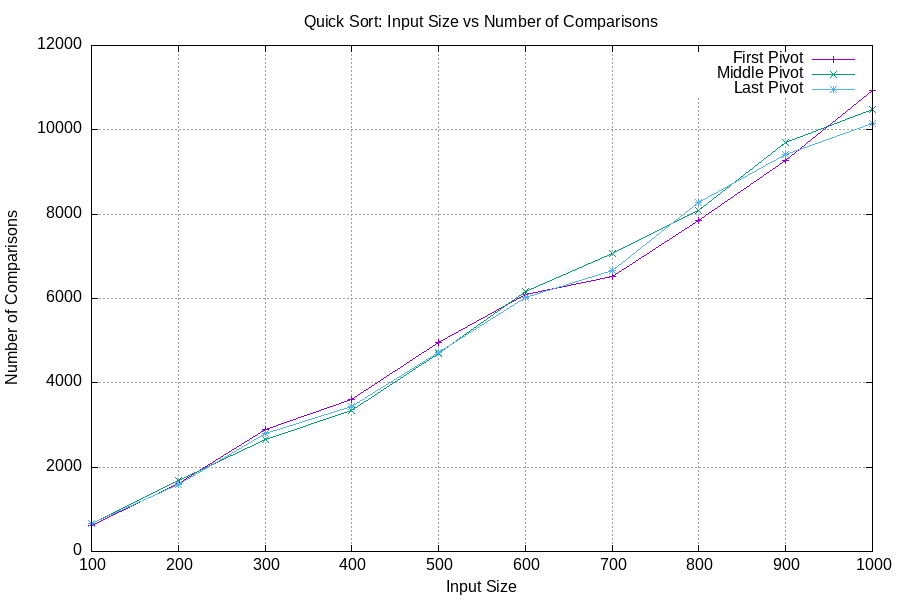

This figure's gnuplot source:
set terminal png size 900,600
set output 'comparisons.png'
set title 'Quick Sort: Input Size vs Number of Comparisons'
set xlabel 'Input Size'
set ylabel 'Number of Comparisons'
set grid
plot 'quicksort_data.dat' using 1:5 with linespoints title 'First Pivot', 'quicksort_data.dat' using 1:6 with linespoints title 'Middle Pivot', 'quicksort_data.dat' using 1:7 with linespoints title 'Last Pivot'
